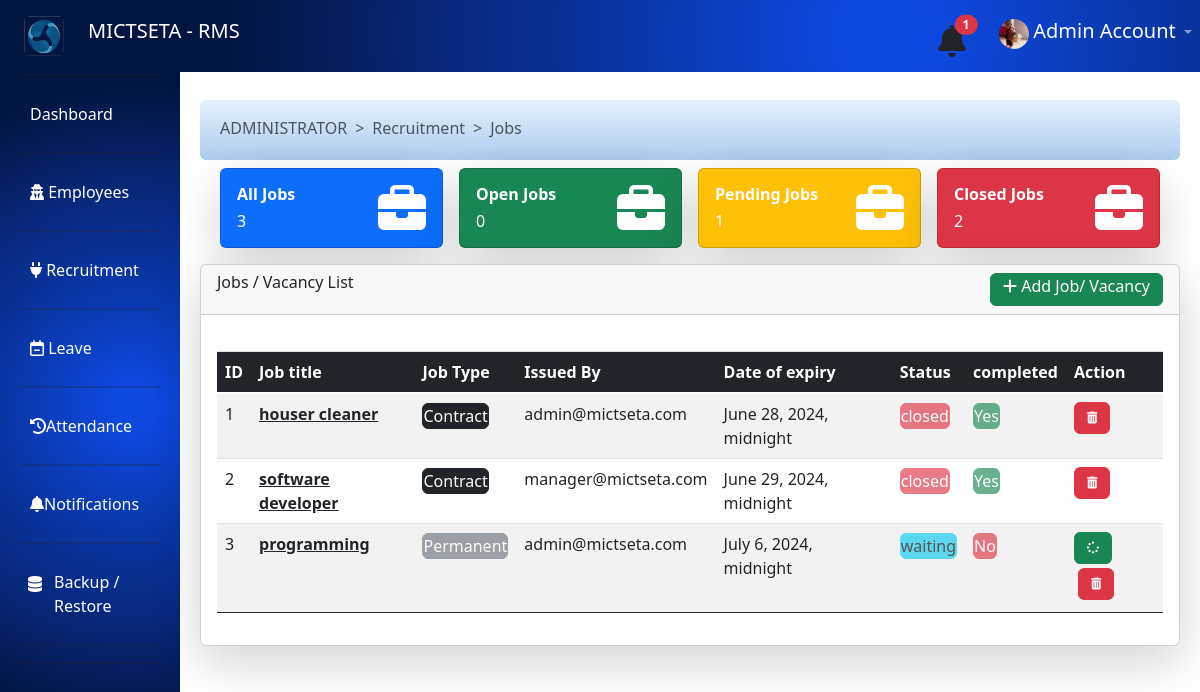
Page /dashboard/view_jobs/ (signed in) on the earlier database version.
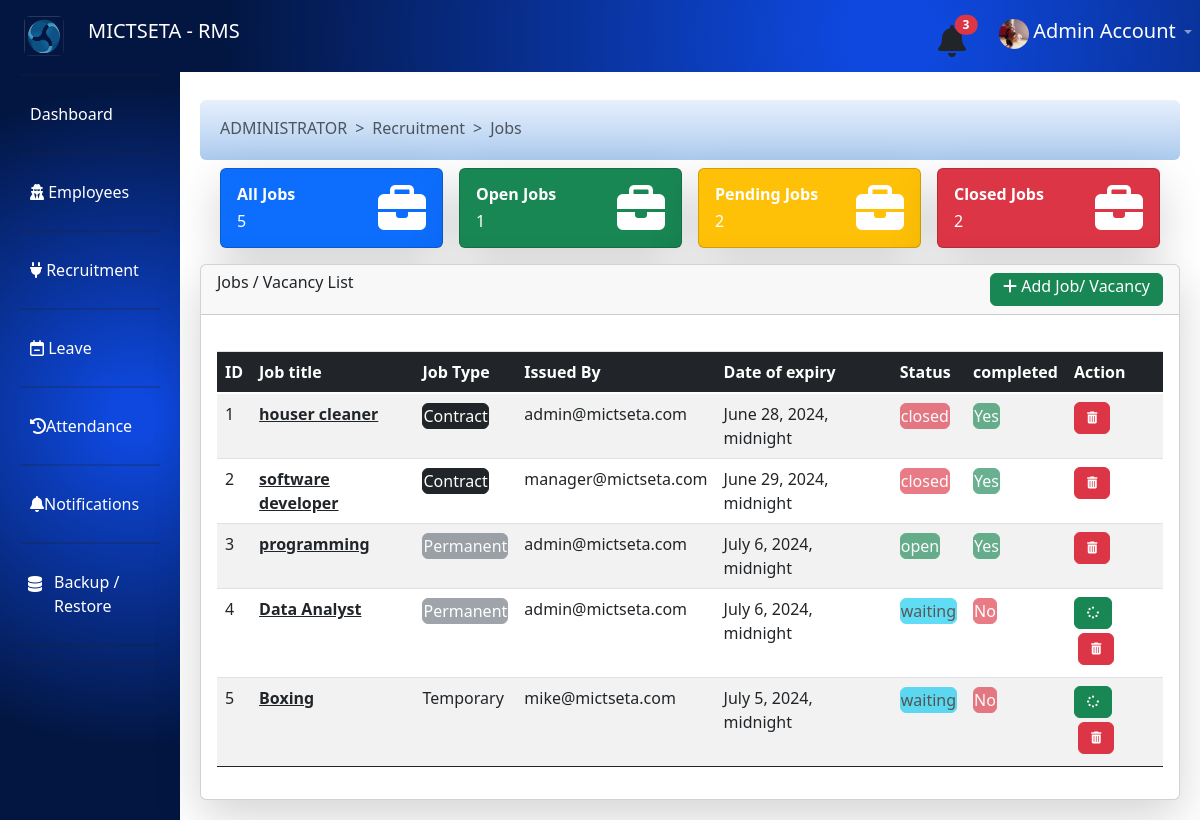
Same page on the later database version.
### profiles/models.py (models this page shows)
class ProfileImage(models.Model):
	user = models.OneToOneField(User, on_delete=models.CASCADE)
	image = models.ImageField(upload_to='static/profiles/images/')
	uploaded_at = models.DateTimeField(auto_now_add=True)

class StaffProfile(models.Model):
	user = models.OneToOneField(User, on_delete=models.CASCADE)
	job_title = models.CharField(max_length=100,null=True )
	department = models.CharField(max_length=6,null=True )
	salary = models.CharField(max_length=225,null=True )
	hire_date = models.DateTimeField(auto_now_add=True)
	phone = models.CharField(max_length=6,null=True )
	idnumber =  models.CharField(max_length=13,null=False )
	gender = models.CharField(max_length=6,null=False )
	age = models.CharField(max_length=6,null=False )
	dob = models.CharField(max_length=6,null=False )

### jobs/models.py (models this page shows, shortened)
class JobPost(models.Model):
    user = models.ForeignKey(User, on_delete=models.CASCADE, related_name='jobs')
    title = models.CharField(max_length=225, unique=False, null=False)
    description = models.TextField(null=False)
    start_date = models.DateTimeField(auto_now_add=True)
    end_date = models.DateTimeField(null=False)
    location = models.CharField(max_length=225, unique=False, null=False)
    salary_range = models.CharField(max_length=100, null=True)  # Added field for salary range
    job_type = models.CharField(max_length=50, null=False, default='Full-time')  # Added field for job type
    industry = models.CharField(max_length=100, null=True)  # Added field for industry
    company_name = models.CharField(max_length=225, null=True)  # Added field for company name
    status = models.CharField(max_length=20, null=False, default="waiting")
    is_complete = models.BooleanField(null=False, default=False)
    is_approved = models.BooleanField(null=False, default=False)

### dashboard/views.py (the view)
# urls.py: path('view_jobs/', views.view_jobs, name='dashboard.view_jobs'),
@csrf_protect
def view_jobs(request):
	if request.user.is_authenticated:
		current_time = now()
		for leave in request.user.leave_set.all():  # Ensure you call the method and use the correct related name
			if leave.start_date <= current_time <= leave.end_date and leave.status == "Approved":
				return HttpResponse("<h1>Request denied: you are on leave</h1>")
		jobs = JobPost.objects.all()
		for job in jobs:
			if current_time > job.end_date :
				job.status = "closed"
				job.save()
		all_jobs = len(jobs)
		open_jobs= len(JobPost.objects.filter(status="open"))
		pending_jobs = len(JobPost.objects.filter(status="waiting"))
		pending_jobs = len(JobPost.objects.filter(status="pending")) + pending_jobs
		closed_jobs = len(JobPost.objects.filter(status="closed"))
		notify_len = len(Notification.objects.all())
		return render(request,'view_job.html',{'notify_len':notify_len,'jobs':jobs, 'all_jobs':all_jobs,'open_jobs':open_jobs, 'pending_jobs':pending_jobs,'closed_jobs':closed_jobs})
	else:
		return redirect('render_auth_page')

### dashboard/templates/view_job.html (shortened to what this page needs)
{% extends 'dashboard_base.html' %}
{% load static %}
{% block breadcrumbs %}
      <li class="breadcrumb-item active" aria-current="page">Recruitment</li>
      <li class="breadcrumb-item active" aria-current="page">Jobs</li>
{% endblock %}
{% block description %}
<div class="d-flex justify-content-between mt-2 ">
  <div class="card text-bg-primary mb-3 mx-2 w-100 shadow-lg rounded" style="height:80px;">
  <div class="card-body">
    <div class="card-text d-flex justify-content-between">
      <div>
      <h6><b>All Jobs</b></h6>
      <h6>{{all_jobs}}</h6>
      </div>
      <i class="fa fa-briefcase fa-3x" aria-hidden="true"></i>
    </div>
  </div>
</div>
<div class="card text-bg-success mb-3 mx-2 w-100 shadow-lg rounded" style="height:80px;">
  <div class="card-body">
    <div class="card-text d-flex justify-content-between">
      <div>
      <h6><b>Open Jobs</b></h6>
      <h6>{{open_jobs}}</h6>
      </div>
      <i class="fa fa-briefcase fa-3x" aria-hidden="true"></i>
    </div>
  </div>
</div>
<div class="card text-bg-warning mb-3 mx-2 w-100 shadow-lg rounded" style="height:80px;">
  <div class="card-body">
    <div class="card-text d-flex justify-content-between">
      <div>
      <h6 class="text-white"><b>Pending Jobs</b></h6>
      <h6 class="text-white">{{pending_jobs}}</h6>
      </div>
      <i class="fa fa-briefcase fa-3x text-white " aria-hidden="true"></i>
    </div>
  </div>
</div>
<div class="card text-bg-danger mb-3 mx-2 w-100 shadow-lg rounded" style="height:80px;">
  <div class="card-body">
    <div class="card-text d-flex justify-content-between">
      <div>
      <h6><b>Closed Jobs</b></h6>
      <h6>{{closed_jobs}}</h6>
      </div>
      <i class="fa fa-briefcase fa-3x" aria-hidden="true"></i>
    </div>
  </div>
</div>
</div>
 {% endblock %}
{% block content %}
<div class="card shadow-lg rounded">
  <div class="card-header d-flex justify-content-between " style="height:50px;">
    <h6>Jobs / Vacancy List</h6>
    <a href="{% url 'dashboard.add_job' %}" class="btn btn-success py-0" style=""><i class="fa fa-plus" aria-hidden="true"></i> Add Job/ Vacancy</a>
  </div>
  <div class="card-body">
  {% if user.is_staff %}
    <div id="viewJobPage" class="table-container" style="display: block;">
    <table id="example" class="table table-striped" style="width:100%">
        <thead>
            <tr class="bg-dark text-white">
                <th class="bg-dark text-white" >ID</th>
                <th class="bg-dark text-white" >Job title</th>
                 <th class="bg-dark text-white" >Job Type</th>
                <th class="bg-dark text-white" >Issued By</th>
                <th class="bg-dark text-white">Date of expiry</th>
                <th class="bg-dark text-white">Status</th>
                <th class="bg-dark text-white">completed</th>
                <th class="bg-dark text-white">Action</th>
            </tr>
        </thead>
        <tbody>
          {% for job in jobs %}
            {% if job.user == user or user.is_superuser %}
              <tr>
                <td>{{job.id}}</td>
                <td><b><a href="{% url 'dashboard.job_details' job.id %}" class="text-dark">{{job.title}}</a></b></td>
                {% if job.job_type == "Contract" or job.job_type == "Part-Time" %}
                   <td><button class="btn btn-dark  text-white p-0" >{{job.job_type}}</button></td>
                {% elif job.job_type == "Permanent" or job.job_type == "Full-Time" %}
                   <td><button class="btn btn-secondary text-white p-0" disabled>{{job.job_type}}</button></td>
                {% elif job.job_type == "Remote" %}
                   <td><button class="btn btn-danger text-white p-0" disabled>{{job.job_type}}</button></td>
                {% else%}
                <td>{{job.job_type}}</td>
                {% endif %}
                <td>{{job.user.email}}</td>
                <td>{{job.end_date}}</td>
                {% if job.is_complete %}
                    {% if job.status == "open" %}
                    <td><button class="btn btn-success p-0" disabled>{{job.status}}</button></td>
                    {% elif job.status == "closed" %}
                    <td><button class="btn btn-danger p-0" disabled>{{job.status}}</button></td>
                    {% else %}
                    <td><button class="btn btn-warning p-0" disabled>{{job.status}}</button></td>
                    {% endif %}
                   <td><button class="btn btn-success p-0" disabled>Yes</button></td>
                        {% if user.is_superuser %}
                        <td>
                          <a class="btn btn-danger"   type="button" onclick="deleteJob({{job.id}})" role="button" style="font-size: 12px;"> <i class="fa fa-trash" aria-hidden="true"></i> </a>
                        </td>
                        {% else %}
                            {% if not job.is_approved %}
                              <td><a class="btn btn-warning p" data-bs-toggle="modal" href="#JobToggle{{job.id}}" role="button" style="font-size: 12px;"> <i class="fa fa-edit" aria-hidden="true"></i> </a></td>
                            {% endif %}
                        {% endif %}
                {% else %}
                <td><button class="btn btn-info p-0" disabled>{{job.status}}</b></td>
                <td><button class="btn btn-danger p-0" disabled>No</button></td>
                <td>
                  <button class="btn btn-success" data-bs-toggle="modal" href="#JobToggle{{job.id}}" role="button" style="font-size: 12px;"> <i class="fa fa-spinner" aria-hidden="true"></i> </button>
                  <a class="btn btn-danger m-1"   type="button" onclick="deleteJob({{job.id}})" role="button" style="font-size: 12px;"style="font-size: 12px;">  <i class="fa fa-trash" aria-hidden="true"></i> </a>
                </td>
                {% endif %}
              </tr>
              {% endif %}
             {% endfor %}
        </tbody>
    </table>
        </div>
      {% endif %}
  {% endblock %}

### dashboard/templates/dashboard_base.html (shortened to what this page needs)
<!DOCTYPE html>
<html lang="en">
<head>
  <link href="https://cdn.jsdelivr.net/npm/bootstrap@5.0.2/dist/css/bootstrap.min.css" rel="stylesheet">
  <link href="https://stackpath.bootstrapcdn.com/bootstrap/4.5.2/css/bootstrap.min.css" rel="stylesheet">
  <link rel="stylesheet" href="https://cdnjs.cloudflare.com/ajax/libs/font-awesome/4.7.0/css/font-awesome.min.css">
  <link rel="stylesheet" href="https://cdnjs.cloudflare.com/ajax/libs/font-awesome/6.0.0-beta3/css/all.min.css">
    <link
        href=
"https://cdnjs.cloudflare.com/ajax/libs/bootstrap-datetimepicker/4.17.37/css/bootstrap-datetimepicker.min.css"
        rel="stylesheet">
  <link rel="stylesheet" href="https://cdnjs.cloudflare.com/ajax/libs/twitter-bootstrap/5.3.0/css/bootstrap.min.css">
  <link rel="stylesheet" href="https://cdn.datatables.net/2.0.8/css/dataTables.bootstrap5.css">
 {% load static %}
</head>
<body>
  <nav class="navbar navbar-expand-lg navbar-dark ">
    <a class="navbar-brand " href="#">
      <img src="{% static 'job_seeker/images/webicon.png' %}" class="rounded-2 float-start mx-4" alt="..." style="width:40px;height:40px;" >
      <span>
        MICTSETA - RMS
      </span>
    </a>
    <div class="collapse navbar-collapse" id="navbarNav">
      <ul class="navbar-nav ml-auto">
        <li class="nav-item">
          <a class="nav-link" href="#">
            <a href="{% url 'dashboard.get_notifications'%}">
              <button type="button" class="btn btn-primarys position-relative p-0 mr-4 mb-1">
               <i class="fas fa-bell fa-2x text-dark"  > </i>
               {% if user.notification_set.all > 0  or user.is_superuser %}
                {% if notify_len %}
                <span class="position-absolute top-0 start-100 translate-middle badge rounded-pill bg-danger ">
                  {{notify_len}}
                </span>
                {% endif%}
              {% endif %}
              </button>
            </a>
          </a>
        </li>
        <li class="nav-item dropdown">
          <a class="nav-link dropdown-toggle" href="#" id="navbarDropdown" role="button" data-toggle="dropdown" aria-haspopup="true" aria-expanded="false">
           {% if user.profileimage.image %}
            <img src="{{user.profileimage.image.url}}" class="rounded-circle" alt="..." style="width:30px;height: 30px;">
            {% else %}
            <img src="{% static 'dashboard/images/default_user.jpg' %}" class="rounded-circle" alt="..." style="width:30px;height: 30px;">
           {% endif %}
            <span class="text-white " style="font-size:20px;">{{user.first_name}} {{user.last_name}}</span>
          </a>
        </li>
      </ul>
    </div>
  </nav>
  <div class="sidebar" style=" overflow-y: scroll; overflow-x:none;">
    <h2 class="text-white">Dashboard</h2>
    <hr>
    <a href="#" data-toggle="collapse" data-target="#dashboardMenu" aria-expanded="false" aria-controls="dashboardMenu">
      Dashboard
    </a>
    <hr>
{% if user.is_superuser and user.staffprofile.department == "ADMINISTRATOR" or user.is_superuser and user.staffprofile.department == "MANAGER" %}
    <a href="#" data-toggle="collapse" data-target="#usersMenu" aria-expanded="false" aria-controls="usersMenu">
      <i class="fa fa-user-secret" aria-hidden="true"></i>
       Employees
    </a>
    <hr>
{% endif %}
    <a href="#" data-toggle="collapse" data-target="#jobsMenu" aria-expanded="false" aria-controls="jobsMenu">
    <i class="fa fa-plug" aria-hidden="true"></i>  Recruitment
    </a>
    <hr>
    <a href="#" data-toggle="collapse" data-target="#settingsMenu" aria-expanded="false" aria-controls="settingsMenu">
     <i class="fa fa-calendar-minus-o" aria-hidden="true"></i>
 Leave
    </a>
    <hr>
    <a href="{% url 'dashboard.manage_attendance' %}">
      <i class="fa fa-history" aria-hidden="true"></i>Attendance
    </a>
    <hr>
    <a href="#" data-toggle="collapse" data-target="#notificationsMenu" aria-expanded="false" aria-controls="notificationsMenu">
      <i class="fas fa-bell"  > </i>Notifications {% if noty %}<span class="badge bg-danger">{{noty}}</span>{% endif %}
    </a>
    <hr>
     <i class="fa fa-database mt-3 ml-2 position-absolute text-white" aria-hidden="true"></i>
    <a href="{% url 'dashboard.backup_database' %}" class="ml-4">
      Backup / Restore
    </a>
    <hr>
    <hr>
  </div>
  <div class="main-content">
    <div class="content">
      <div id="defaultPage" style="margin-top: 40px;">
        <nav style="--bs-breadcrumb-divider: '>';margin-top: 80px;" aria-label="breadcrumb" class="p-1 pt-3 rounded-2 bread-container">
          <ol class="breadcrumb px-3">
            <li class="breadcrumb-item active"> {{user.staffprofile.department}}</li>
            {% block breadcrumbs %}
            {% endblock %}
          </ol>
        </nav>
        <div class="container">
        {% block description %} {% endblock %}
        </div>
        {% block content %}
        {% endblock %}
      </div>
    </div>
  </div>
</body>
</html>

Differences in the rows shown:
changed JobPost "programming": status "waiting" → "open"; is_complete "No" → "Yes"
added JobPost: id "4", title "Data Analyst", job_type "Permanent", user.email "admin@mictseta.com", end_date "July 6, 2024, midnight", status "waiting"
added JobPost: id "5", title "Boxing", job_type "Temporary", user.email "mike@mictseta.com", end_date "July 5, 2024, midnight", status "waiting"
Other differences:
{{ notify_len }}: "1" → "3"
{{ all_jobs }}: "3" → "5"
{{ open_jobs }}: "0" → "1"
{{ pending_jobs }}: "1" → "2"
